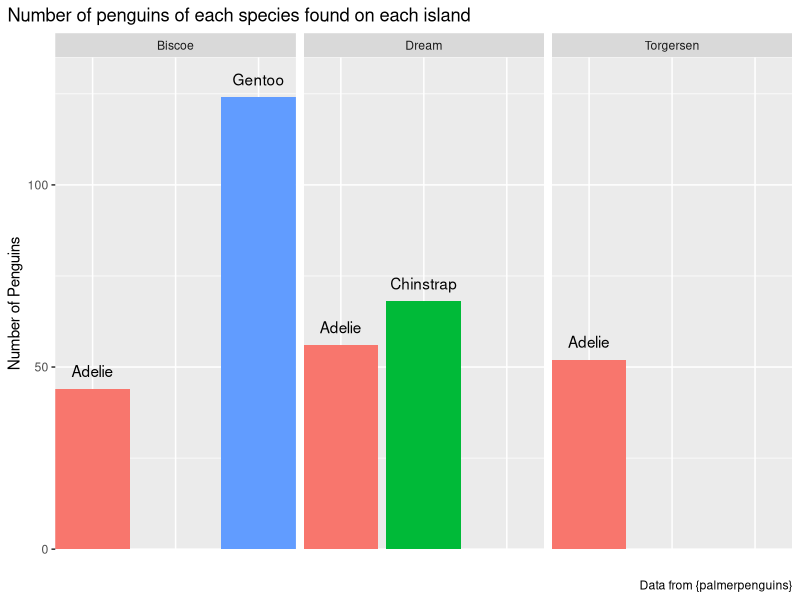
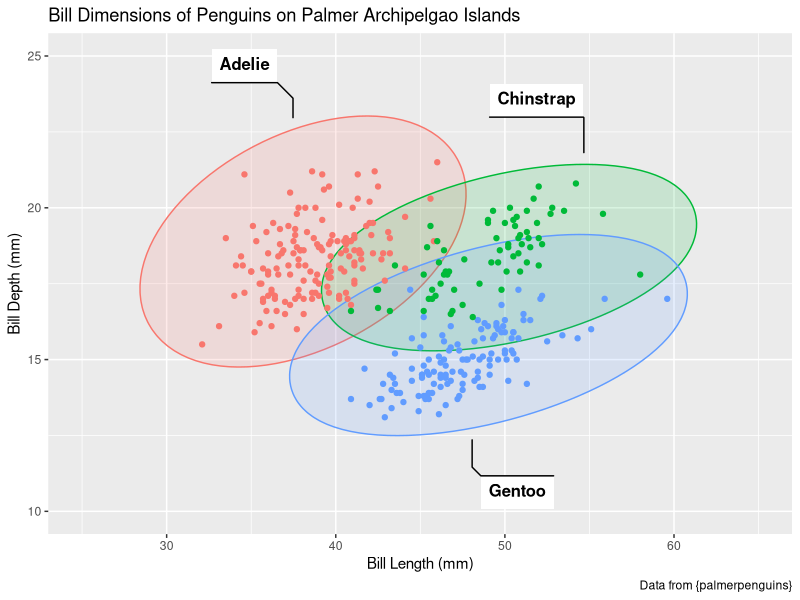
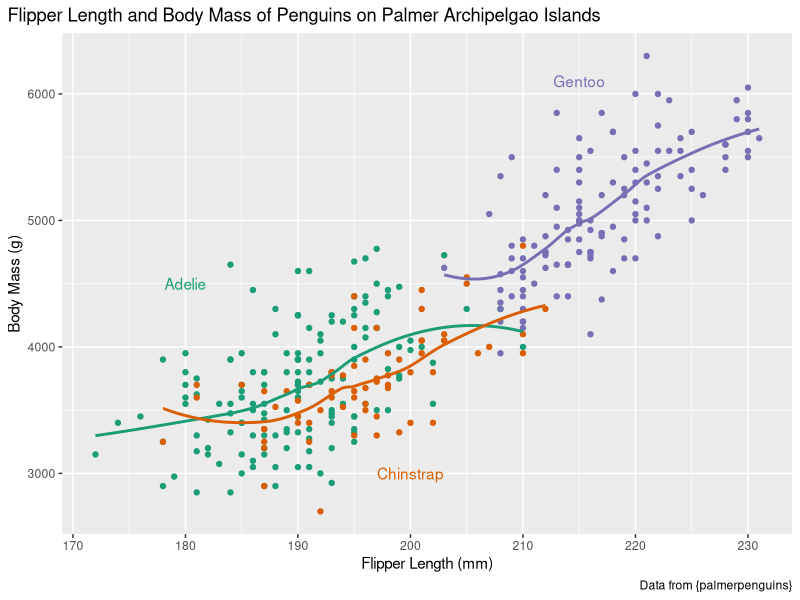
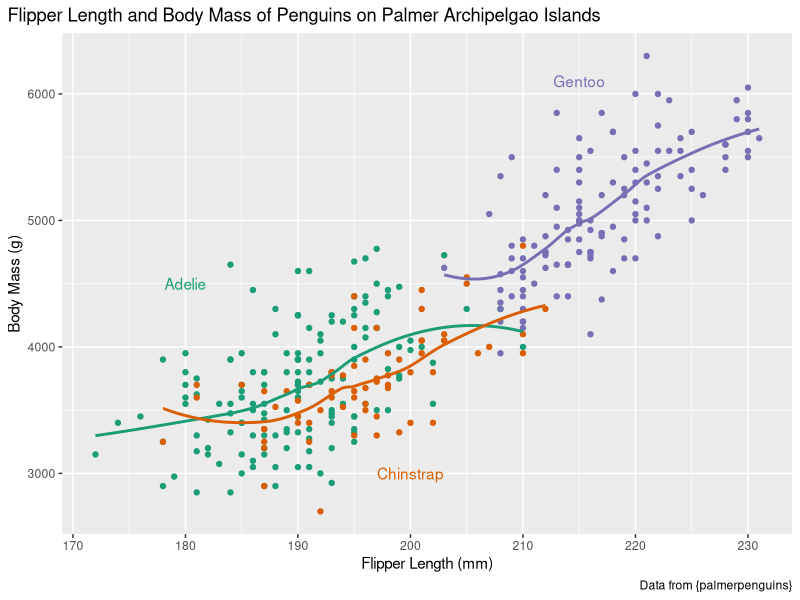

Recreate these plots in R, in order.
## ---- chunk 1

## By default, show code for all chunks in the knitted document,
## as well as the output. To override for a particular chunk
## use echo = FALSE in its options.
knitr::opts_chunk$set(echo = TRUE)

## Set the default size of figures
knitr::opts_chunk$set(fig.width=8, fig.height=5)  

## Load the libraries you will be using 
library(here)
library(tidyverse)
library(ggrepel)
library(ggforce)

## Load the dataset you will be using
library(palmerpenguins)

## ---- chunk 2

View(penguins)

summary(penguins)

table(penguins$species)

table(penguins$island)

table(penguins$year)

## ---- chunk 3

p1 <- ggplot(data = penguins,
            mapping = aes(x = species,
                          fill = species))

p1 + 
  geom_bar() +
  facet_wrap(~island) +
  labs(title = "Number of penguins of each species found on each island",
       x = "",
       y = "Number of Penguins",
       caption = "Data from {palmerpenguins}") +
  guides(fill = FALSE) +
  geom_text(mapping = aes(label = species), stat = "count", vjust = -1) +
  coord_cartesian(expand = FALSE,
                  ylim = c(0, 135)) +
  theme(axis.text.x = element_blank(),
        axis.ticks.x = element_blank(),
        plot.title.position = "plot",
        plot.caption.position = "plot")


## ---- chunk 4

# Remove NAs
penguins_clean <- penguins %>%
  filter(!is.na(bill_length_mm)) %>%
  filter(!is.na(bill_depth_mm))

p2 <- ggplot(data = penguins_clean,
             mapping = aes(x = bill_length_mm,
                           y = bill_depth_mm,
                           color = species))

p2 + 
  geom_mark_ellipse(aes(fill = species, label = species),
                    alpha = 0.15, show.legend = FALSE) + 
  geom_point() +
  guides(color = FALSE) +
  # adjust coordinate system to view labels and ellipse annotations 
  coord_cartesian(xlim = c(25, 65), ylim = c(10, 25)) + 
  labs(title = "Bill Dimensions of Penguins on Palmer Archipelgao Islands",
       x = "Bill Length (mm)",
       y = "Bill Depth (mm)",
       caption = "Data from {palmerpenguins}") 


## ---- chunk 5

p3 <- ggplot(data = penguins,
             mapping = aes(x = flipper_length_mm,
                           y = body_mass_g,
                           color = species))

p3 + geom_point() +
  geom_smooth(se = FALSE) +
  scale_color_brewer(palette = "Dark2") +
  annotate(geom = "text",
           x = 215,
           y = 6100,
           label = "Gentoo",
           color = "#7570b3") +
  annotate(geom = "text",
           x = 180,
           y = 4500,
           label = "Adelie",
           color = "#1b9e77") +
  annotate(geom = "text",
           x = 200,
           y = 3000,
           label = "Chinstrap",
           color = "#d95f02") +
  labs(title = "Flipper Length and Body Mass of Penguins on Palmer Archipelgao Islands",
       x = "Flipper Length (mm)",
       y = "Body Mass (g)",
       caption = "Data from {palmerpenguins}") +
  guides(color = FALSE) +
  theme(plot.title.position = "plot",
        plot.caption.position = "plot")
  
# Save the plot
ggsave(file = "plot_flipper_body_mass.svg", 
       plot = , 
       device = "svg",
       width = 10, 
       height = 8)

